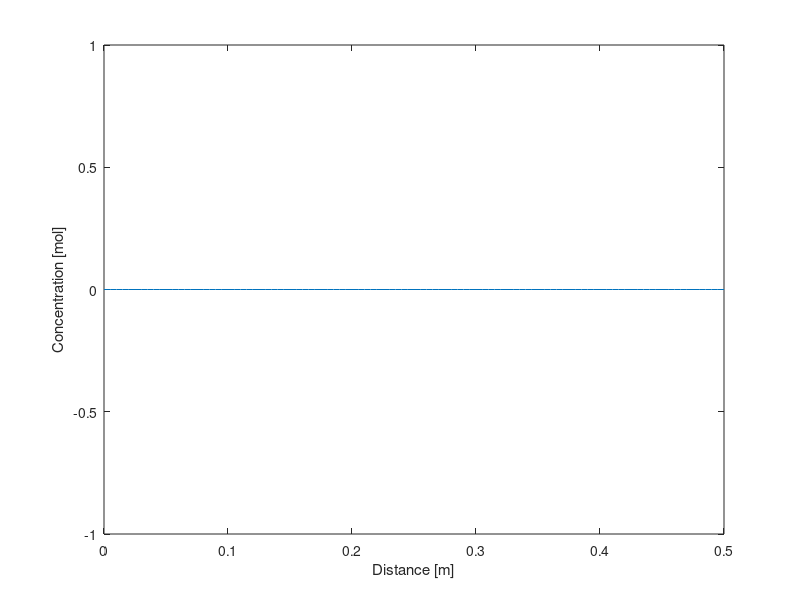

MATLAB code to generate this figure: (Note: this script raises an error after producing the figure.)
clear; clc; close('all');
% inputs
D = 1 ; % metre 
ray = D/2 ; 
Ce = 10 ; % mol/m3 
k = 2*10^(-9) ; % s^(-1) 
% k = 0 ; % s^(-1)
Deff = 10^(-10) ; % m2/s 
s = 10^(-8) ; % mol/m3/s 
Nr = 100; 
tsim = 10^10; % secondes
Nt = 100; 
annees = tsim/(86400*365);


% steps 
ri = 0 ; rf = D/2  ; dr = (rf - ri)/Nr; 
ti = 0;  tf = tsim ; dt = (tf-ti)/Nt ;

h = dr; 
R = ri:dr:rf; nr = numel(R) ; 
T = ti:dt:tf; nt = numel(T) ;

[r,t] = meshgrid(R,T); r = r'; t = t'; % x and t matrices


% Concentration Matrix
%c = ones(nr,nt)*(h^2*(1+k*dt));
c = zeros(nr,nt);
% c(1,1) = 0;
% c(nr,1) = Ce; 
%  

m = zeros(nr,nr);
m(1,1) = -3 ;
m(1,2) = 4 ; 
m(1,3) = -1 ;
m(nr,nr) = 1; 

for i=2:Nr  
 alpha = (-Deff*dt*h/R(i)-Deff*dt) / (h^2*(1-k*dt)); 
 beta = (h^2+Deff*dt*h/R(i)+2*Deff*dt)/ (h^2*(1-k*dt)); 
 gamma = (-Deff*dt)/ (h^2*(1-k*dt)); 
    m(i,i) = beta ;
    m(i,i+1) = alpha ; 
    m(i,i-1) = gamma ;   
end

matcoeffs= [ alpha; beta ; gamma];


for t=1:nt-1
    K = [0 ; c(2:nr-1,t) ; Ce] ;  % Cold
    X = m\K ; 
    c(:,t+1) = X;
end     


% solution analytique 
C_analytique = zeros(nr,1); 
for i=1:nr
C_analytique (i) =  0.25 * s/Deff * ray^2 * (R(i)^2/ray^2 -1) + Ce; 
end 


%% Results

% Animation
    for j = 1:nt
        plot(R,c(:,j)); xlabel('Distance [m]'); ylabel('Concentration [mol]');
        title(['Concentration Versus Distance at Time = ' num2str(round(T(j),3)) ' s']) ; 
        grid('on'); drawnow; %pause(1);
    end

    figure(2)
    plot(R,C_analytique)
    hold on 
    plot(R,c(:,nt))
    grid on 
    title(['Concentration Versus Distance ' num2str(round(T(j),3)) ' s']) ;
    legend('solution analytique', 'solution numérique')
    
    
    